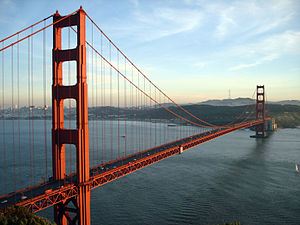
#> input picture imagem/ponte.jpg, 300 x 225 px, found by its file name
$ python Mascaras.py
#> lines starting #> are read from the running program, lines starting #| are printed output that depends on the picture; after the words box and inside, x2 and y2 are one past the last pixel; in counts of white or black regions, pixels touching at a corner belong together
"""
É importante definir que uma mascara nada mais é que uma imagem onde cada pixel pode estar
"ligado" ou "desligado", ou seja, a máscara possui pixels pretos e branco apenas.
"""

# Importando bibliotecas
import cv2
import numpy as np
import imutils

# Lendo a imagem
imagem = cv2.imread('imagem/ponte.jpg')
#> imagem is the input picture: shape (225, 300, 3); mean B, G, R 141.5, 138.3, 130.4

# Abrindo imagem original
mascara = np.zeros(imagem.shape[:2], dtype="uint8")
(cX, cY) = (imagem.shape[1] // 2, imagem.shape[0] // 2)
#> cX = 150; cY = 112

# Fazendo o circulo na imagem
cv2.circle(mascara, (cX, cY), 100, 255, -1)
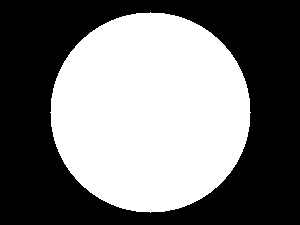
#> mascara: shape (225, 300); 46.5% white; 1 white region, box (x1, y1, x2, y2) and area: (50, 12, 251, 213) 31417

imagem_com_mascara = cv2.bitwise_and(imagem, imagem, mask=mascara)
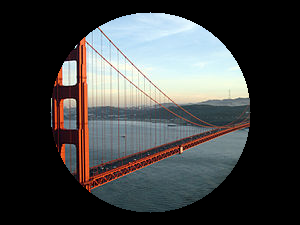
#> imagem_com_mascara: shape (225, 300, 3); mean B, G, R 67.2, 67.1, 65.7

# Abrindo a imagem
cv2.imshow('Mascara aplicada a imagem', imagem_com_mascara)
# Esperando apertar algo pra sair
cv2.waitKey(0)

$ run again, with imagem/dados.jpg copied over imagem/ponte.jpg
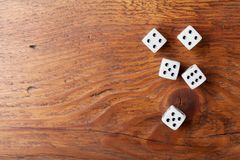
#> input picture imagem/dados.jpg, 240 x 160 px, found by its file name
#> imagem is the input picture: shape (160, 240, 3); mean B, G, R 80.3, 111.2, 170.2
#> `cv2.circle(mascara, (cX, cY), 100, 255, -1)`:
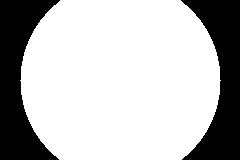
#> mascara: shape (160, 240); 73.3% white; 2 black regions, box (x1, y1, x2, y2) and area: (0, 0, 60, 160) 5206, (181, 0, 240, 160) 5046
#> `imagem_com_mascara = cv2.bitwise_and(imagem, imagem, mask=mascara)`:
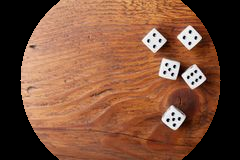
#> imagem_com_mascara: shape (160, 240, 3); mean B, G, R 57.7, 80.6, 124.4

$ run again, with imagem/dados1.jpg copied over imagem/ponte.jpg
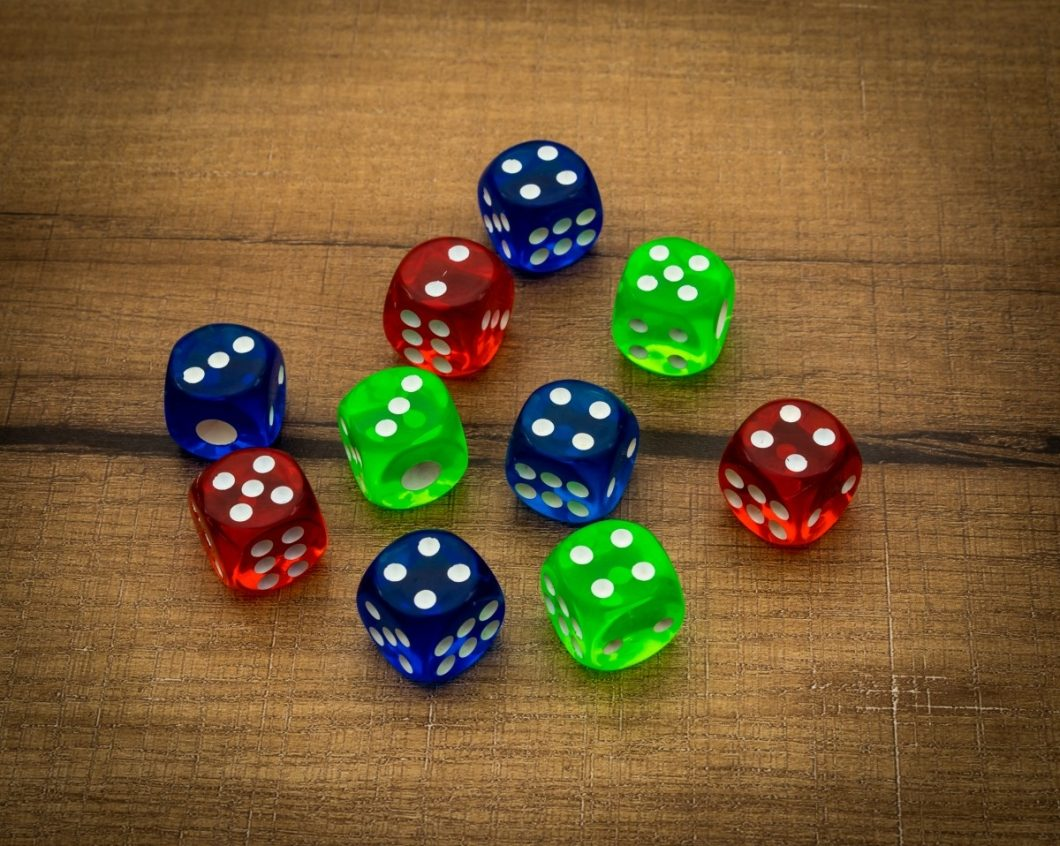
#> input picture imagem/dados1.jpg, 1060 x 846 px, found by its file name
#> imagem is the input picture: shape (846, 1060, 3); mean B, G, R 52.4, 92.6, 117.8
#> `cv2.circle(mascara, (cX, cY), 100, 255, -1)`:
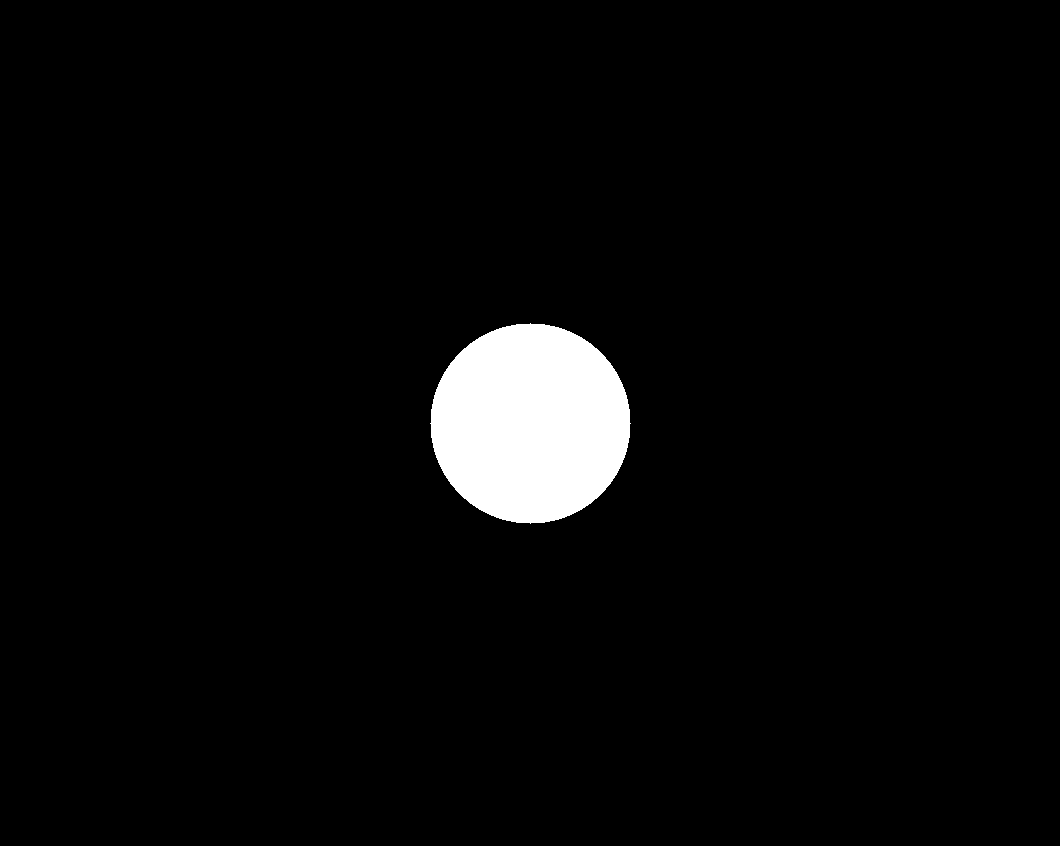
#> mascara: shape (846, 1060); 3.5% white; 1 white region, box (x1, y1, x2, y2) and area: (430, 323, 631, 524) 31417
#> `imagem_com_mascara = cv2.bitwise_and(imagem, imagem, mask=mascara)`:
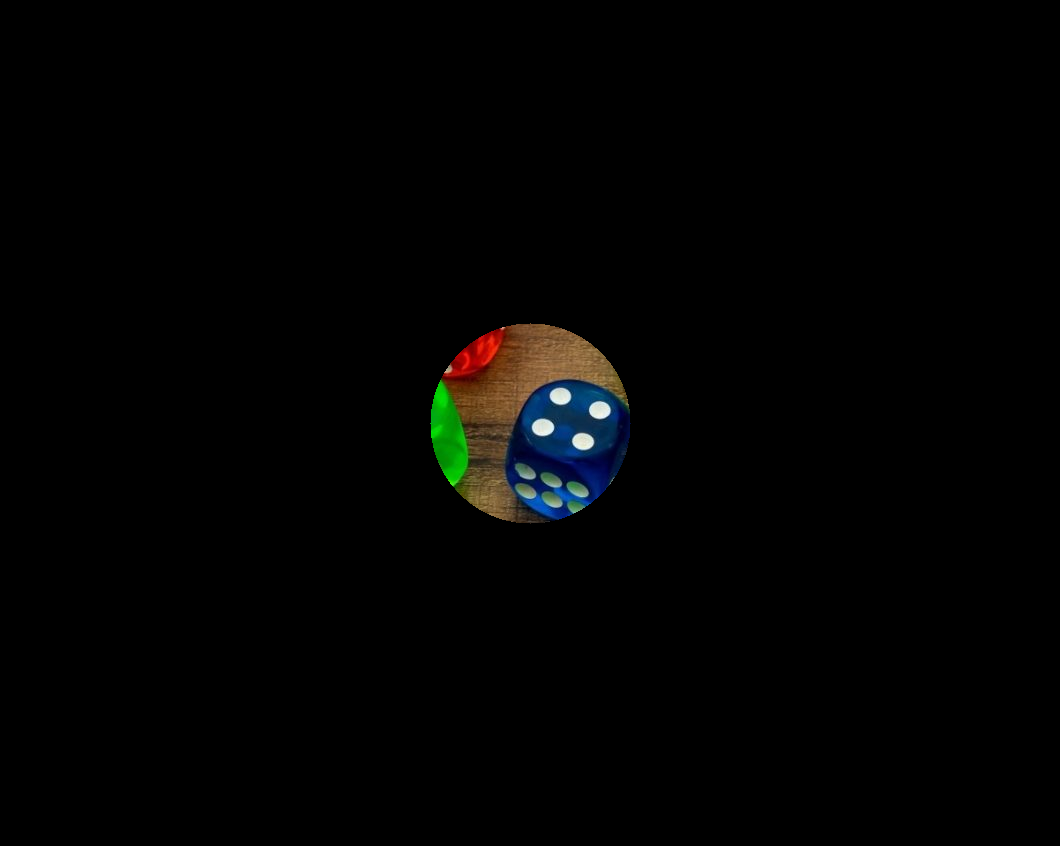
#> imagem_com_mascara: shape (846, 1060, 3); mean B, G, R 2.2, 2.7, 2.6

$ run again, with imagem/pessoas-sorrindo.jpg copied over imagem/ponte.jpg
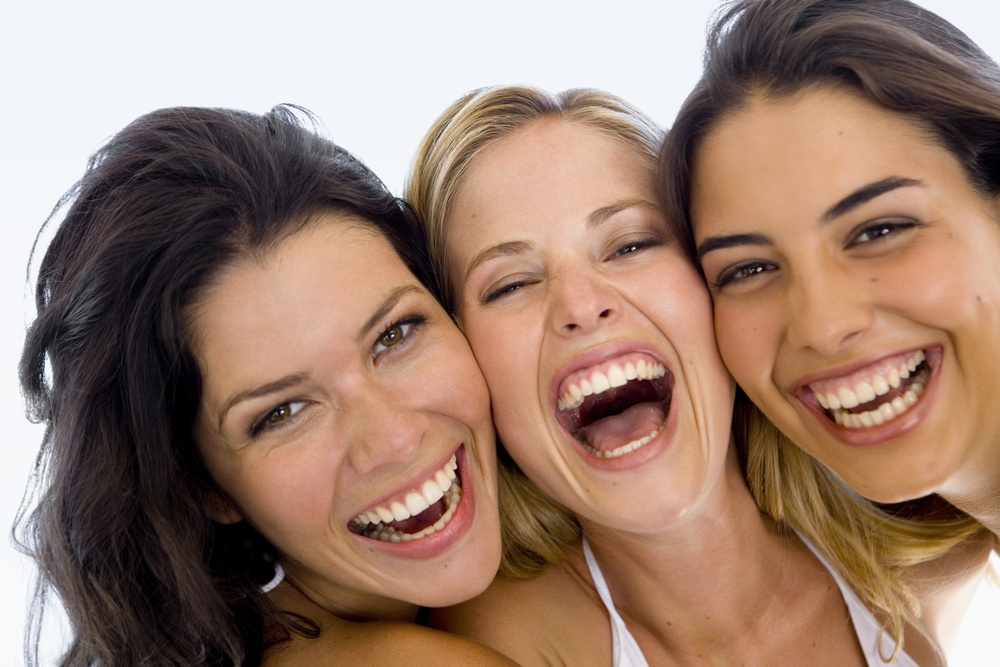
#> input picture imagem/pessoas-sorrindo.jpg, 1000 x 667 px, shrunk from 2121 x 1414 before the run, found by its file name
#> imagem is the input picture: shape (667, 1000, 3); mean B, G, R 112.2, 127.5, 155.8
#> `cv2.circle(mascara, (cX, cY), 100, 255, -1)`:
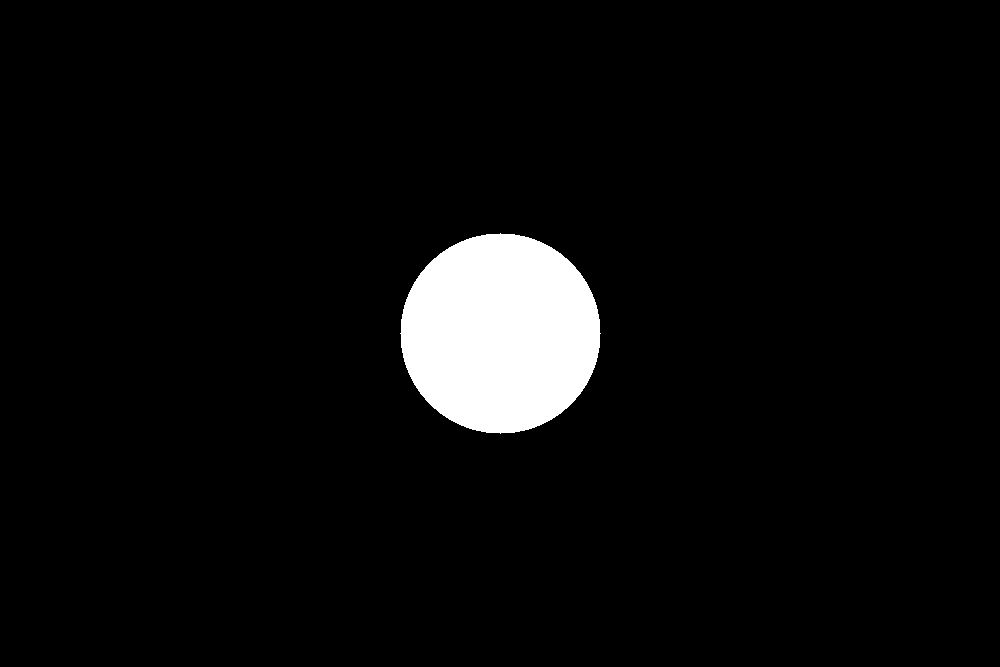
#> mascara: shape (667, 1000); 4.7% white; 1 white region, box (x1, y1, x2, y2) and area: (400, 233, 601, 434) 31417
#> `imagem_com_mascara = cv2.bitwise_and(imagem, imagem, mask=mascara)`:
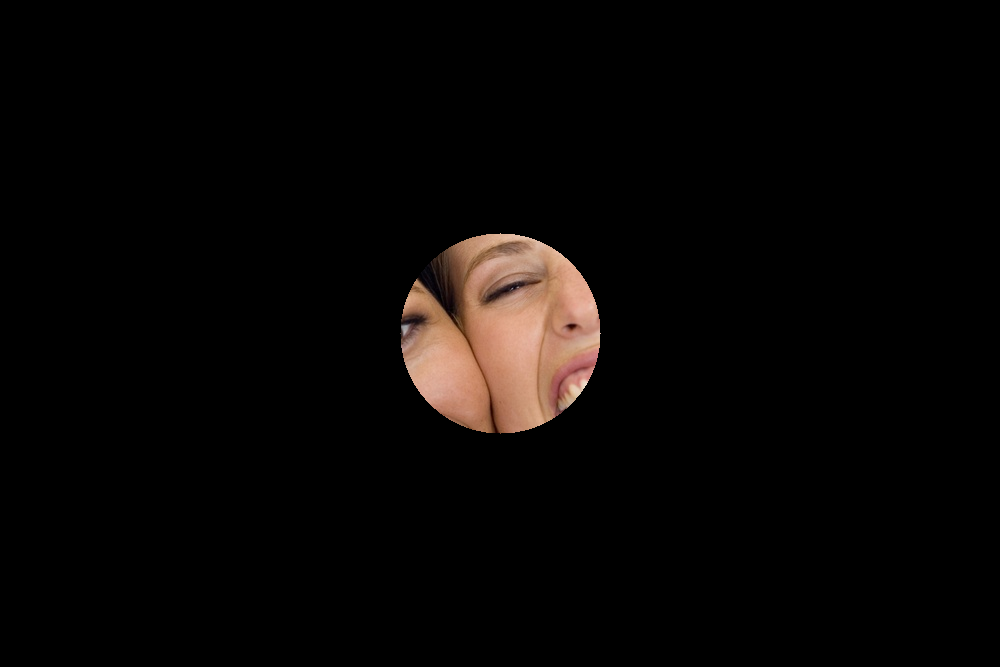
#> imagem_com_mascara: shape (667, 1000, 3); mean B, G, R 4.9, 6.1, 8.5
